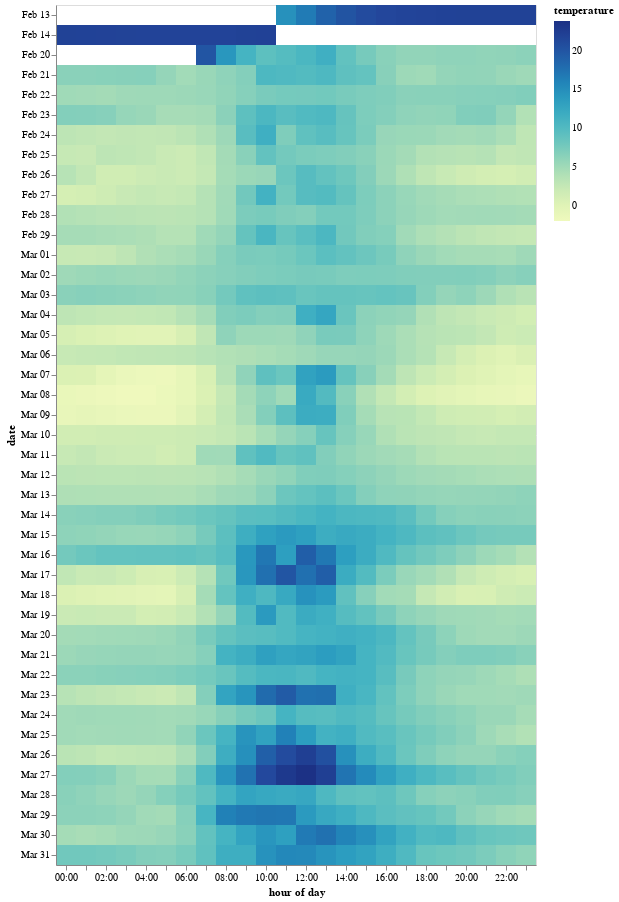

The notebook cell this image was saved under:
### Code cell
# Plotting the average temperature each hour
alt.Chart((df_temperature_hourly).reset_index()).mark_rect().encode(
    alt.X('hoursminutes(time):O', title='hour of day'),
    alt.Y('monthdate(time):O', title='date'),
    alt.Color('temperature:Q', title='temperature')
)

### Figure 1 — Vega-Lite specification as saved in the notebook (floating-point values rounded to 4 significant figures; data arrays with more than 128 entries replaced by an {"elided": "..."} marker saying what was removed)
{"config": {"view": {"continuousWidth": 400, "continuousHeight": 300}}, "data": {"name": "data-d566668524fbe4bad241859c1ffb81b4"}, "mark": "rect", "encoding": {"color": {"field": "temperature", "title": "temperature", "type": "quantitative"}, "x": {"field": "time", "timeUnit": "hoursminutes", "title": "hour of day", "type": "ordinal"}, "y": {"field": "time", "timeUnit": "monthdate", "title": "date", "type": "ordinal"}}, "$schema": "https://vega.github.io/schema/vega-lite/v4.17.0.json", "datasets": {"data-d566668524fbe4bad241859c1ffb81b4": {"elided": "1141 records"}}}
